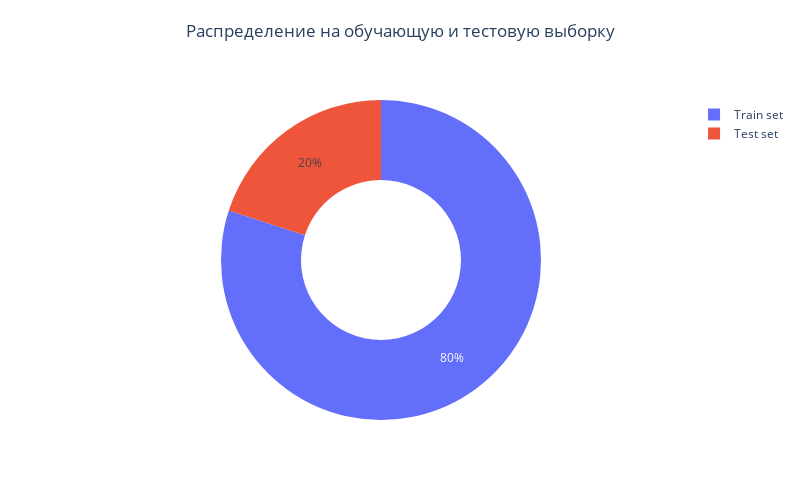

Notebook code cell kept with this figure:
### Code cell
#Comparison of sizes of training set, and test set
values = np.array([len(train_data), len(test_data)])
labels = ['Train set', 'Test set']
fig = go.Figure(data = [go.Pie(values = values, labels = labels, hole = 0.5, textinfo = 'percent', title = " ")])
text_title = "Распределение на обучающую и тестовую выборку"
fig.update_layout(height = 500, width = 800, showlegend = True, title = dict(text = text_title, x = 0.5, y = 0.95)) 
fig.show()

### Figure 1 — Plotly figure (JSON) as saved in the notebook; plotly's stock layout.template omitted (floating-point values rounded to 4 significant figures)
{"data": [{"hole": 0.5, "labels": ["Train set", "Test set"], "textinfo": "percent", "title": {"text": " "}, "type": "pie", "values": [6090, 1523]}], "layout": {"height": 500, "showlegend": true, "title": {"text": "Распределение на обучающую и тестовую выборку", "x": 0.5, "y": 0.95}, "width": 800}}
